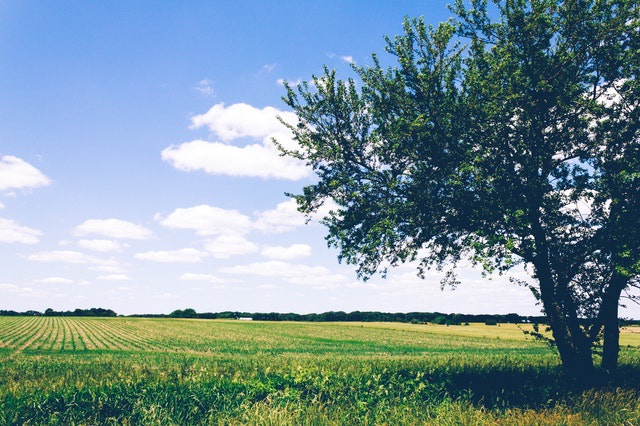
#> input picture K-Means/tree.png, 640 x 426 px
$ python ImgSeg.py
#> lines starting #> are read from the running program, lines starting #| are printed output that depends on the picture
import numpy as np
import matplotlib.pyplot as plt
from sklearn.cluster import KMeans

def segement_image_with_kmeans(img, num_colors):
    X = img.reshape(-1,3)
    kmeans = KMeans(n_clusters=num_colors, random_state=42).fit(X)
    labels = kmeans.labels_
    centers = kmeans.cluster_centers_
    segmented_img = centers[labels.flatten()]
    segmented_img = segmented_img.reshape(img.shape)
    return segmented_img

def plot_segmented_images(original_img):
    clusters = [2,3,4]
    fig, axs = plt.subplots(1, len(clusters)+1, figsize=(18,6))
    axs[0].imshow(original_img)
    axs[0].set_title('Original Image')
    axs[0].axis('off')

    for i in range(1,len(clusters)+1):
        axs[i].imshow(segement_image_with_kmeans(original_img, clusters[i-1]).astype(np.uint8))
        axs[i].set_title('Segmented Image' +'\n' + 'to ' + str(clusters[i-1]) + ' colors')
        axs[i].axis('off')

    fig.tight_layout()

images = ['tree.png']
for img in images:
    img = plt.imread(img,0)
#> img is the input picture: shape (426, 640, 3) float32; mean R, G, B 0.474, 0.572, 0.603
    plot_segmented_images(img)
#> the loop in plot_segmented_images, `for i in range(1,len(clusters)+1):` made 3 passes
#> centers in segement_image_with_kmeans on pass 1: [[0.211, 0.33, 0.282], [0.718, 0.797, 0.901]]
#> pass 1, in segement_image_with_kmeans, `segmented_img = segmented_img.reshape(img.shape)`:
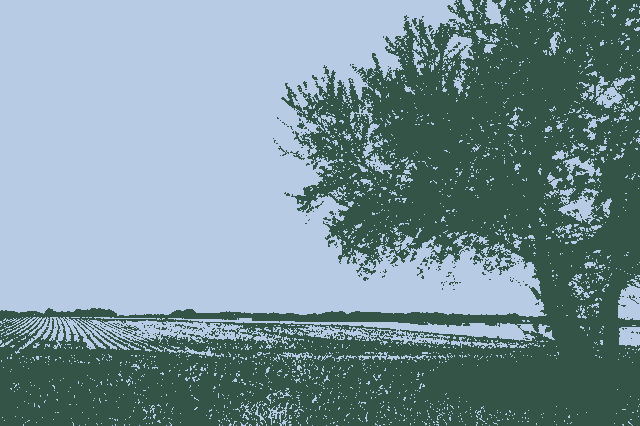
#> segmented_img: shape (426, 640, 3) float32; mean R, G, B 0.475, 0.572, 0.603
#> pass 2, in segement_image_with_kmeans (call 2), `segmented_img = segmented_img.reshape(img.shape)`:
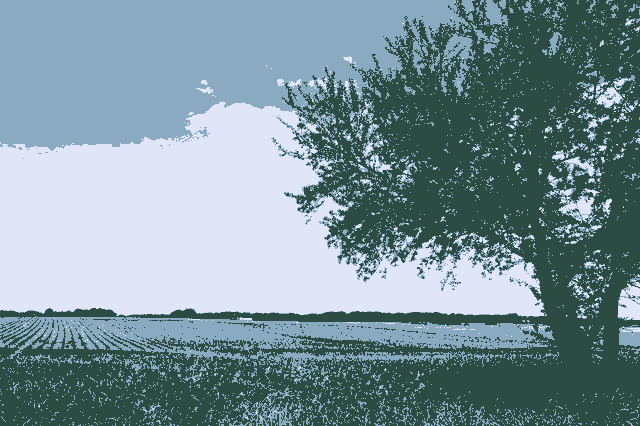
#> segmented_img: shape (426, 640, 3) float32; mean R, G, B 0.475, 0.574, 0.603
#> pass 3, in segement_image_with_kmeans (call 3), `segmented_img = segmented_img.reshape(img.shape)`:
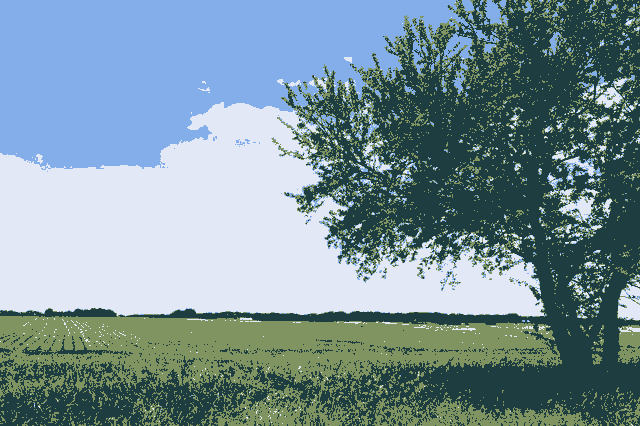
#> segmented_img: shape (426, 640, 3) float32; mean R, G, B 0.475, 0.571, 0.602

plt.show()
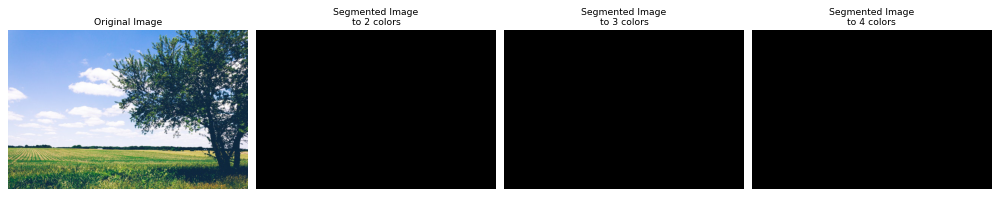
#> figure drawn by matplotlib, 4 panels
